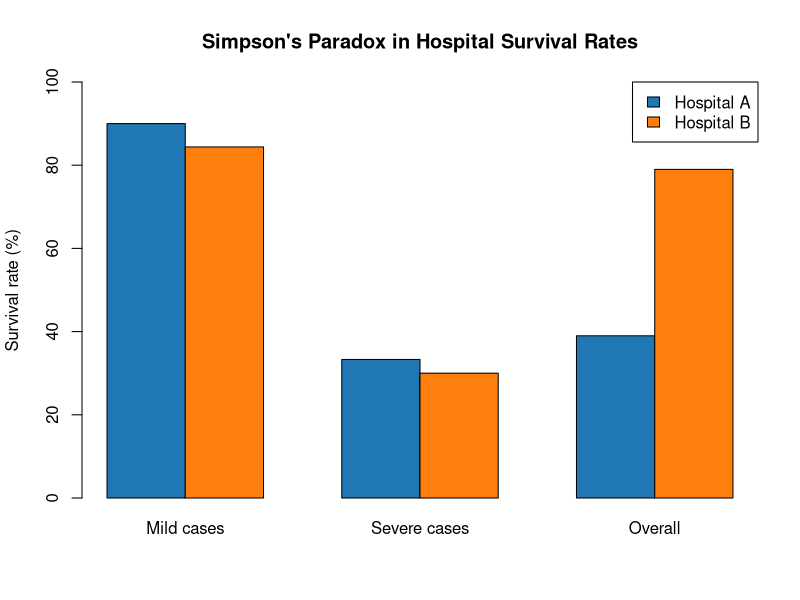

Source code (R):
## ---- chunk 1
#| echo: false
#| fig-width: 8
#| fig-height: 5
#| fig-cap: "Survival rates by patient group and hospital"

rates <- matrix(
  c(
    90, 84.4,
    33.3, 30,
    39, 79
  ),
  nrow = 2
)

colnames(rates) <- c(
  "Mild cases",
  "Severe cases",
  "Overall"
)

rownames(rates) <- c(
  "Hospital A",
  "Hospital B"
)

barplot(
  rates,
  beside = TRUE,
  col = c("#1f77b4", "#ff7f0e"),
  ylim = c(0, 100),
  ylab = "Survival rate (%)",
  main = "Simpson's Paradox in Hospital Survival Rates",
  legend.text = TRUE,
  args.legend = list(x = "topright")
)
